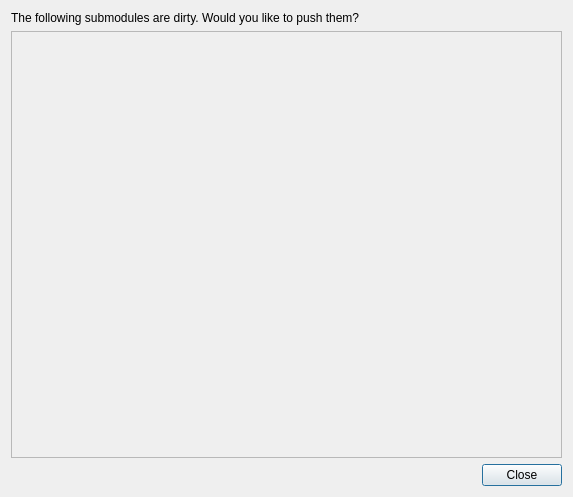
<?xml version="1.0" encoding="UTF-8"?>
<ui version="4.0">
 <class>ChangedSubmodulesDialog</class>
 <widget class="QDialog" name="ChangedSubmodulesDialog">
  <property name="geometry">
   <rect>
    <x>0</x>
    <y>0</y>
    <width>573</width>
    <height>497</height>
   </rect>
  </property>
  <property name="windowTitle">
   <string>Changed submodules</string>
  </property>
  <property name="windowIcon">
   <iconset theme="kommit"/>
  </property>
  <layout class="QVBoxLayout" name="verticalLayout">
   <item>
    <widget class="QLabel" name="label">
     <property name="text">
      <string>The following submodules are dirty. Would you like to push them?</string>
     </property>
    </widget>
   </item>
   <item>
    <widget class="QScrollArea" name="scrollArea">
     <property name="widgetResizable">
      <bool>true</bool>
     </property>
     <widget class="QWidget" name="scrollAreaWidgetContents">
      <property name="geometry">
       <rect>
        <x>0</x>
        <y>0</y>
        <width>553</width>
        <height>427</height>
       </rect>
      </property>
      <layout class="QVBoxLayout" name="scrollAreaVerticalLayout"/>
     </widget>
    </widget>
   </item>
   <item>
    <widget class="QDialogButtonBox" name="buttonBox">
     <property name="orientation">
      <enum>Qt::Horizontal</enum>
     </property>
     <property name="standardButtons">
      <set>QDialogButtonBox::Close</set>
     </property>
    </widget>
   </item>
  </layout>
 </widget>
 <resources/>
 <connections/>
</ui>
